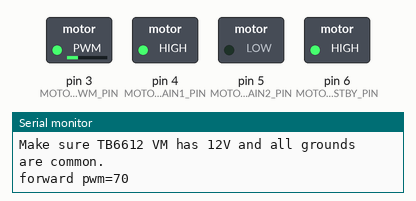
A sketch run on a simulated Arduino Uno, built with avr-gcc and run on an emulated ATmega328P. Parts: switched loads named in the sketch (green lamp = pin HIGH), the last lines printed to the serial monitor.

Above: at 2.05 s.
At 3.65 s:
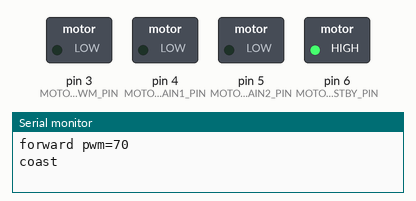
At 5.25 s:
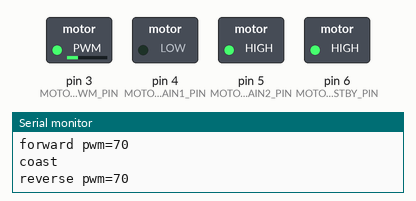
At 6.45 s:
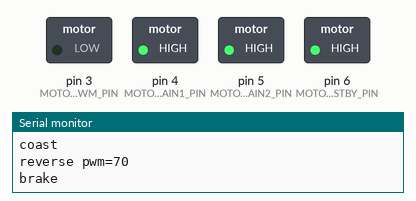
At 8.45 s:
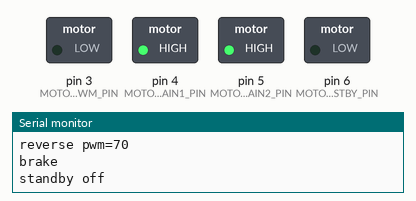
Timing chart, 0 to 10.5 s (numbered marks = the images above):
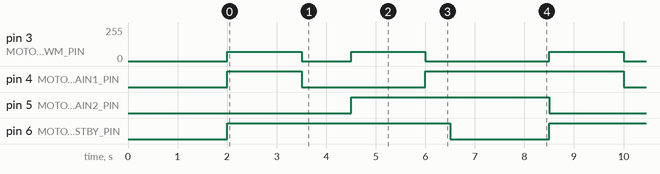

The sketch:

03_motor_tb6612_test.ino
```cpp
/*
  Collector TB6612 Motor Test

  Wiring:
    D3 -> PWMA
    D4 -> AIN1
    D5 -> AIN2
    D6 -> STBY
    TB6612 VCC -> Arduino 5V
    TB6612 GND -> Arduino GND and 12V PSU GND
    TB6612 VM  -> +12V
    Motor red   -> AO1
    Motor black -> AO2

  This sketch runs low-PWM forward/reverse pulses.
  Stop immediately if the driver gets hot or the motor stalls.
*/

const byte MOTOR_PWM_PIN = 3;
const byte MOTOR_AIN1_PIN = 4;
const byte MOTOR_AIN2_PIN = 5;
const byte MOTOR_STBY_PIN = 6;

const byte TEST_PWM = 70;

void motorCoast() {
  analogWrite(MOTOR_PWM_PIN, 0);
  digitalWrite(MOTOR_AIN1_PIN, LOW);
  digitalWrite(MOTOR_AIN2_PIN, LOW);
}

void motorBrake() {
  analogWrite(MOTOR_PWM_PIN, 0);
  digitalWrite(MOTOR_AIN1_PIN, HIGH);
  digitalWrite(MOTOR_AIN2_PIN, HIGH);
}

void motorForward(byte pwm) {
  digitalWrite(MOTOR_STBY_PIN, HIGH);
  digitalWrite(MOTOR_AIN1_PIN, HIGH);
  digitalWrite(MOTOR_AIN2_PIN, LOW);
  analogWrite(MOTOR_PWM_PIN, pwm);
}

void motorReverse(byte pwm) {
  digitalWrite(MOTOR_STBY_PIN, HIGH);
  digitalWrite(MOTOR_AIN1_PIN, LOW);
  digitalWrite(MOTOR_AIN2_PIN, HIGH);
  analogWrite(MOTOR_PWM_PIN, pwm);
}

void setup() {
  Serial.begin(115200);

  pinMode(MOTOR_PWM_PIN, OUTPUT);
  pinMode(MOTOR_AIN1_PIN, OUTPUT);
  pinMode(MOTOR_AIN2_PIN, OUTPUT);
  pinMode(MOTOR_STBY_PIN, OUTPUT);

  digitalWrite(MOTOR_STBY_PIN, LOW);
  motorCoast();

  Serial.println("Collector TB6612 motor test");
  Serial.println("Make sure TB6612 VM has 12V and all grounds are common.");
  delay(2000);

  digitalWrite(MOTOR_STBY_PIN, HIGH);
}

void loop() {
  Serial.print("forward pwm=");
  Serial.println(TEST_PWM);
  motorForward(TEST_PWM);
  delay(1500);

  Serial.println("coast");
  motorCoast();
  delay(1000);

  Serial.print("reverse pwm=");
  Serial.println(TEST_PWM);
  motorReverse(TEST_PWM);
  delay(1500);

  Serial.println("brake");
  motorBrake();
  delay(500);

  Serial.println("standby off");
  digitalWrite(MOTOR_STBY_PIN, LOW);
  delay(2000);

  digitalWrite(MOTOR_STBY_PIN, HIGH);
}
```

Measured:
- by itself, pin 3 (MOTOR_PWM_PIN): repeats every 6.5 s: 0/255 1.0 s, 70/255 1.5 s, 0/255 2.5 s, 70/255 1.5 s
- by itself, pin 4 (MOTOR_AIN1_PIN): repeats every 6.5 s: LOW 2.5 s, HIGH 4.0 s
- by itself, pin 5 (MOTOR_AIN2_PIN): alternates HIGH for 4.0 s and LOW for 2.5 s
- by itself, pin 6 (MOTOR_STBY_PIN): alternates HIGH for 4.5 s and LOW for 2.0 s
